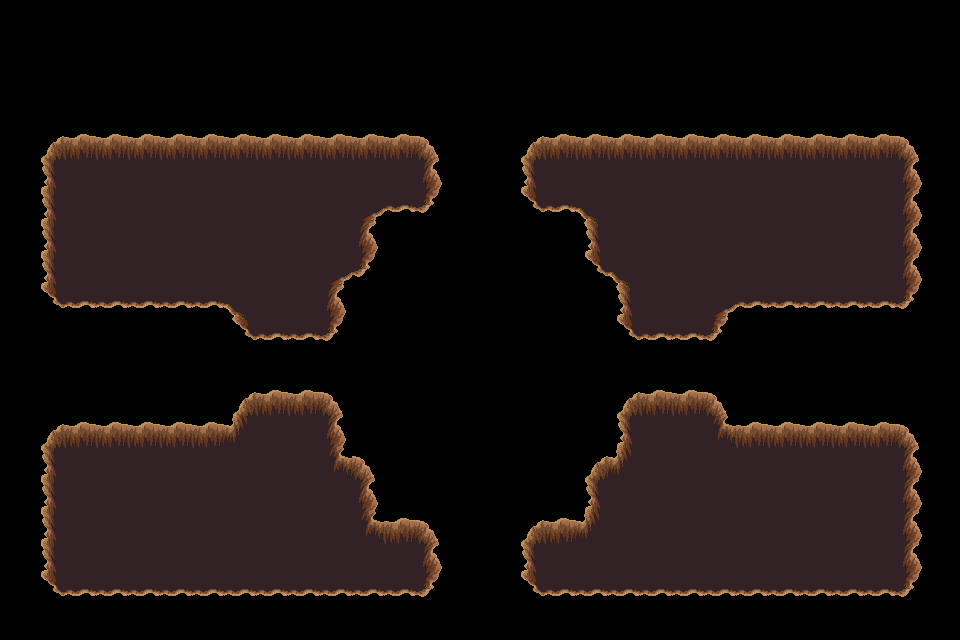

A 2D game scene composited from a Tiled map and its tileset images. What follows is a short description and the map's XML, with every tile layer's data as written:
An orthogonal 30x20 tile map with 32x32 px tiles, 1 tile layer (trou), 2 tilesets.

<map version="1.4" tiledversion="1.4.3" orientation="orthogonal" renderorder="right-down" width="30" height="20" tilewidth="32" tileheight="32" infinite="0" nextlayerid="9" nextobjectid="1">
 <tileset firstgid="1" source="../../dungeon_green.tsx" />
 <tileset firstgid="530" source="../../dungeon.tsx" />
 <layer id="8" name="trou" width="30" height="20">
  <data encoding="csv">
0,0,0,0,0,0,0,0,0,0,0,0,0,0,0,0,0,0,0,0,0,0,0,0,0,0,0,0,0,0,
0,0,0,0,0,0,0,0,0,0,0,0,0,0,0,0,0,0,0,0,0,0,0,0,0,0,0,0,0,0,
0,0,0,0,0,0,0,0,0,0,0,0,0,0,0,0,0,0,0,0,0,0,0,0,0,0,0,0,0,0,
0,0,0,0,0,0,0,0,0,0,0,0,0,0,0,0,0,0,0,0,0,0,0,0,0,0,0,0,0,0,
0,432,433,433,433,433,433,433,433,433,433,433,433,434,0,0,432,433,433,433,433,433,433,433,433,433,433,433,434,0,
0,455,456,456,456,456,456,456,456,456,456,456,456,457,0,0,455,456,456,456,456,456,456,456,456,456,456,456,457,0,
0,455,456,456,456,456,456,456,456,456,456,387,479,480,0,0,478,479,388,456,456,456,456,456,456,456,456,456,457,0,
0,455,456,456,456,456,456,456,456,456,456,457,0,0,0,0,0,0,455,456,456,456,456,456,456,456,456,456,457,0,
0,455,456,456,456,456,456,456,456,456,387,480,0,0,0,0,0,0,478,388,456,456,456,456,456,456,456,456,457,0,
0,478,479,479,479,479,479,388,456,456,457,0,0,0,0,0,0,0,0,455,456,456,387,479,479,479,479,479,480,0,
0,0,0,0,0,0,0,478,479,479,480,0,0,0,0,0,0,0,0,478,479,479,480,0,0,0,0,0,0,0,
0,0,0,0,0,0,0,0,0,0,0,0,0,0,0,0,0,0,0,0,0,0,0,0,0,0,0,0,0,0,
0,0,0,0,0,0,0,432,433,433,434,0,0,0,0,0,0,0,0,432,433,433,434,0,0,0,0,0,0,0,
0,432,433,433,433,433,433,411,456,456,457,0,0,0,0,0,0,0,0,455,456,456,410,433,433,433,433,433,434,0,
0,455,456,456,456,456,456,456,456,456,410,434,0,0,0,0,0,0,432,411,456,456,456,456,456,456,456,456,457,0,
0,455,456,456,456,456,456,456,456,456,456,457,0,0,0,0,0,0,455,456,456,456,456,456,456,456,456,456,457,0,
0,455,456,456,456,456,456,456,456,456,456,410,433,434,0,0,432,433,411,456,456,456,456,456,456,456,456,456,457,0,
0,455,456,456,456,456,456,456,456,456,456,456,456,457,0,0,455,456,456,456,456,456,456,456,456,456,456,456,457,0,
0,478,479,479,479,479,479,479,479,479,479,479,479,480,0,0,478,479,479,479,479,479,479,479,479,479,479,479,480,0,
0,0,0,0,0,0,0,0,0,0,0,0,0,0,0,0,0,0,0,0,0,0,0,0,0,0,0,0,0,0
</data>
 </layer>
</map>
